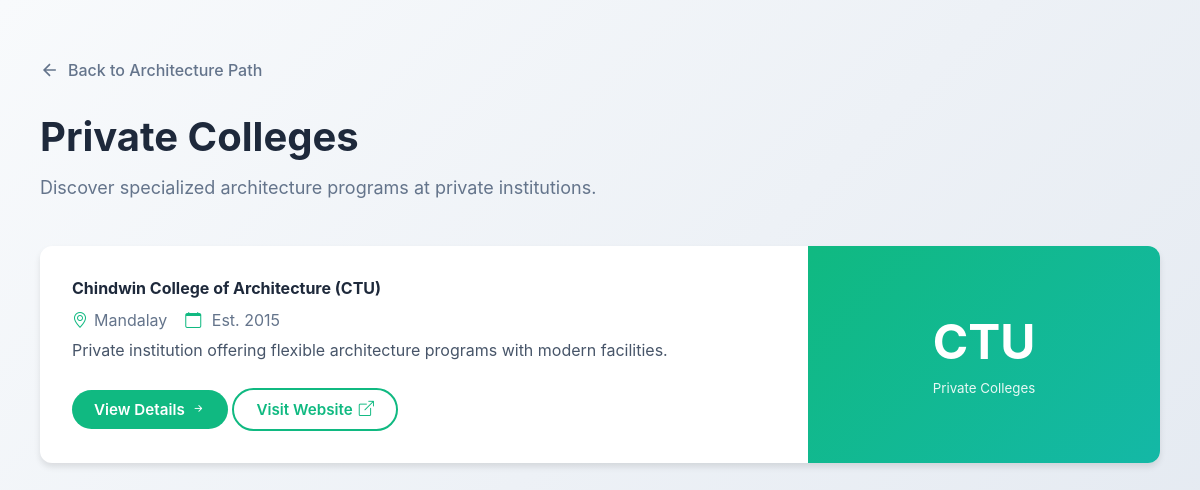
/private_colleges/, run on the app's committed database.
### NovaX_webpage/models.py (models this page shows, shortened)
class PrivateCollege(models.Model):
    name = models.CharField(max_length=200)
    abbreviation = models.CharField(max_length=100)
    location = models.CharField(max_length=100)
    established = models.IntegerField()
    description = models.TextField()
    about = models.TextField()
    website = models.URLField(blank=True, null=True)

### NovaX_webpage/views.py (the view)
# urls.py: path('private_colleges/', views.private_colleges, name='private_colleges'),
def private_colleges(request):
    colleges = PrivateCollege.objects.all()
    return render(request, 'private_colleges.html', {'colleges': colleges})

### NovaX_webpage/templates/private_colleges.html (shortened to what this page needs)
<!DOCTYPE html>
<html lang="en">
<head>
<link rel="stylesheet" href="https://cdn.jsdelivr.net/npm/bootstrap-icons@1.11.3/font/bootstrap-icons.css">
</head>
<body>
  <div class="container">
    <a href="/" class="back-btn">
      <svg width="20" height="20" viewBox="0 0 24 24" fill="none" stroke="currentColor" stroke-width="2">
        <path d="M19 12H5M12 19l-7-7 7-7"/>
      </svg>
      Back to Architecture Path
    </a>
    <div class="header">
      <h1>Private Colleges</h1>
      <p>Discover specialized architecture programs at private institutions.</p>
    </div>
    {% for colge in colleges %}
    <div class="card">
      <div class="row">
        <div class="col-main">
          <h4 style="margin-bottom:12px;">{{ colge.name }} ({{ colge.abbreviation }})</h4>
          <p class="meta">
            <i class="bi bi-geo-alt"></i>{{ colge.location }} &nbsp;&nbsp;
            <i class="bi bi-calendar"></i> Est. {{ colge.established }}
          </p>
          <p class="desc">{{ colge.description }}</p>
          <a href="{% url 'private_college_detail' colge.id %}" class="btn btn-success me-2">
            View Details <i class="bi bi-arrow-right-short"></i>
          </a>
          {% if colge.website %}
          <a href="{{ colge.website }}" target="_blank" class="btn btn-outline-success">
            Visit Website <i class="bi bi-box-arrow-up-right"></i>
          </a>
          {% endif %}
        </div>
        <div class="col-badge">
          <div>
            <h2>{{ colge.abbreviation }}</h2>
            <small>Private Colleges</small>
          </div>
        </div>
      </div>
    </div>
    {% empty %}
      <p>No public universities found.</p>
    {% endfor %}
  </div>
</body>
</html>

### NovaX_webpage/templates/private_colleges.html (style rules this page uses)
:root { --emerald:#10b981; --teal:#14b8a6; --text-dark:#1e293b; --text-mid:#64748b; }
* { margin:0; padding:0; box-sizing:border-box; }
body { font-family: -apple-system, BlinkMacSystemFont, 'Segoe UI', Roboto, Arial, sans-serif; background: linear-gradient(135deg,#f8fafc 0%,#e2e8f0 100%); color: var(--text-dark); min-height: 100vh; padding: 20px; }
.container { max-width:1200px; margin:0 auto; padding:40px 20px; }
.back-btn { display:inline-flex; align-items:center; gap:8px; color:#64748b; text-decoration:none; font-weight:500; margin-bottom:32px; transition:color 0.2s; }
.header { margin-bottom:48px; }
.header h1 { font-size:2.5rem; color:#1e293b; margin-bottom:16px; }
.header p { font-size:1.125rem; color:var(--text-mid); }
.card { background:white; border-radius:12px; box-shadow:0 4px 6px rgba(0,0,0,0.1); margin-bottom:24px; overflow:hidden; transition:box-shadow 0.3s, transform 0.3s; }
.row { display:flex; flex-wrap:wrap; }
.col-main { flex:2; padding:32px; }
.col-badge { flex:1; background:linear-gradient(135deg,var(--emerald),var(--teal)); display:flex; align-items:center; justify-content:center; color:white; text-align:center; }
.col-badge h2 { font-size:3rem; font-weight:700; margin-bottom:6px; }
.col-badge small { opacity:0.9; }
.meta { color:var(--text-mid); margin-bottom:8px; }
.meta i { color:var(--emerald); margin-right:6px; }
.desc { color:#475569; margin-bottom:24px; line-height:1.6; }
.btn { display:inline-flex; align-items:center; justify-content:center; gap:6px; padding:10px 22px; border-radius:30px; text-decoration:none; font-weight:600; font-size:0.95rem; transition:0.2s all; }
.btn-success { background:var(--emerald); color:white; }
.btn-outline-success { color:var(--emerald); border:2px solid var(--emerald); background:transparent; }

### data on the page
PrivateCollege: name "Chindwin College of Architecture", abbreviation "CTU", location "Mandalay", established "2015", description "Private institution offering flexible architecture programs with modern facilities."
